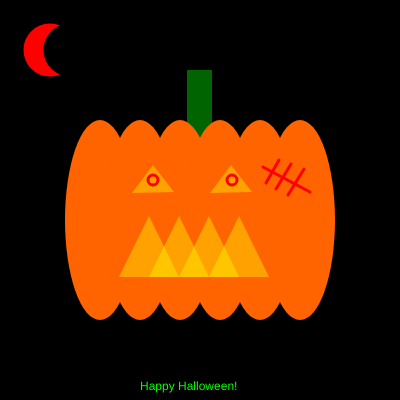
Frame 1 (no input)
Frame 60 (no input): identical to frame 1, image omitted
Frame 120 (the mouse pressed at the canvas centre since frame 60): identical to frame 1, image omitted

The p5.js sketch that drew this single still picture (run headless with seeded random() and noise() and a simulated clock; from frame 60 on, the mouse is pressed at the canvas centre):

// p5.js sketch
// ── sketch.js
function setup() {
  createCanvas(400, 400);
  
}

function draw() {
  
  background(0);
  noStroke()
  //The thing on top of the pumpkin
  fill(0, 100, 0)
  rect(187, 70, 25, 80)
  //The text
  fill(0, 255, 0)
  text("Happy Halloween!", 140, 390)
  //The pumpkin's body
  i = 0
  x = 100
  fill(255, 100, 0)
  noStroke()
  while (i < 6){
    ellipse(x, 220, 70, 200)
    x+=40
    i+=1
  }
  //The eyes of the Jack'O Lantern
  fill(255, 255, 0, 100)
  triangle(132, 193, 153, 165, 174, 192)
  triangle(210, 193, 231, 165, 252, 192)
  //The mouth of the Jack'O Lantern
   
  triangle(119, 277, 149, 216, 179, 277)
  triangle(149, 277, 179, 216, 209, 277)
  triangle(179, 277, 209, 216, 239, 277)
  triangle(209, 277, 239, 216, 269, 277)
  //The scar on the Jack'O Lantern
  stroke(255, 0, 0)
  strokeWeight(3)
  line(263, 167, 310, 192)
  line(279, 160, 266, 183)
  line(291, 164, 276, 189)
  line(304, 169, 288, 195)
  //The eyeballs
  noFill()
  circle(232, 180, 10)
  circle(153, 180, 10)
  fill(255, 0, 0)
  circle(50, 50, 50)
  fill(0, 0, 0)
  stroke(0)
  circle(70, 50, 50)
  
}
